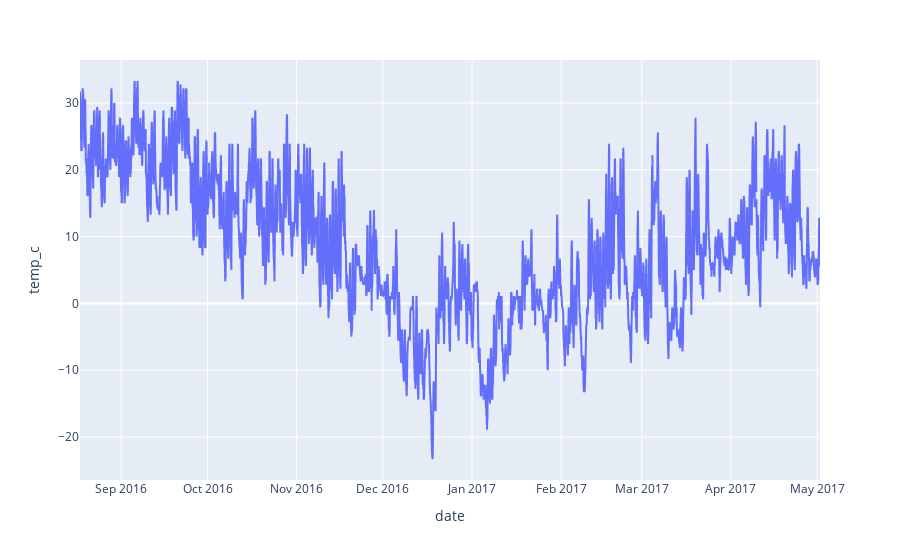

This figure's notebook cell:
### Markdown cell above
#### Time Series Data
- Time series data consists of repeated observations of a **single variable**, $y$, and tracking that variable over time, $t$.
$$
y = {y_1, y_2, y_3, ..., y_t}
$$

### Code cell
import pandas as pd
import plotly.express as px

data = pd.read_csv("https://github.com/dustywhite7/Econ8310/raw/master/DataSets/omahaNOAA.csv")
data = data.loc[len(data)-365*24:, ['DATE', 'HOURLYDRYBULBTEMPC']]
data.columns = ['date', 'temp_c']
data = data.loc[data['temp_c']!=0] # temp=0 is a 'missing value', which is annoying but fixable
data['date'] = pd.to_datetime(data['date'])
# And plot it
fig = px.line(data, x='date', y='temp_c')
fig

### Figure 1 — Plotly figure (JSON) as saved in the notebook; plotly's stock layout.template omitted (floating-point values rounded to 4 significant figures; data arrays with more than 128 entries replaced by an {"elided": "..."} marker saying what was removed)
{"data": [{"hovertemplate": "date=%{x}<br>temp_c=%{y}<extra></extra>", "legendgroup": "", "line": {"color": "#636efa", "dash": "solid"}, "marker": {"symbol": "circle"}, "mode": "lines", "name": "", "showlegend": false, "type": "scattergl", "x": {"elided": "8303 str values"}, "xaxis": "x", "y": {"elided": "8303 float values"}, "yaxis": "y"}], "layout": {"legend": {"tracegroupgap": 0}, "margin": {"t": 60}, "xaxis": {"anchor": "y", "domain": [0, 1], "title": {"text": "date"}}, "yaxis": {"anchor": "x", "domain": [0, 1], "title": {"text": "temp_c"}}}}
